Frame 1 (no input): blank canvas, image omitted
Frame 60 (the mouse pressed at the canvas centre just before this capture): blank canvas, image omitted
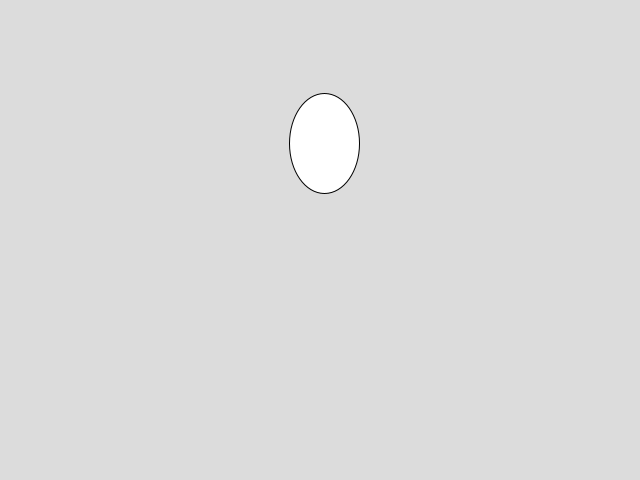
Frame 120 (the mouse held since frame 60 and released just before this capture)

The Processing sketch whose frames 1 and 60 were blank and that drew this single picture after the mouse press (run headless with seeded random() and noise(); from frame 60 on, the mouse is pressed at the canvas centre):

// Processing sketch: globos
// ── globos.pde
class Globo
{
  float x, y,vx,vy;
  Globo (float _x, float _y)
  {
   x=_x;
   y=_y; 
   vx=random(-0.25,0.25);
   vy=random(-2,-0.5);
  }

  void update()
  {
    y+=vy;
    x+=vx;
  }

  void dibujate()
  {
      ellipse(x,y,70,100);
  }
  
}

ArrayList<Globo> globos;


void setup()
{
  size(640,480);
  globos = new ArrayList<Globo>();  
}

void draw()
{
  background(220);
  for(int i=0;i<globos.size();i++)
  {
    globos.get(i).update();
    globos.get(i).dibujate();
  }
}

void mousePressed()
{
  globos.add(new Globo(mouseX,mouseY));
}
